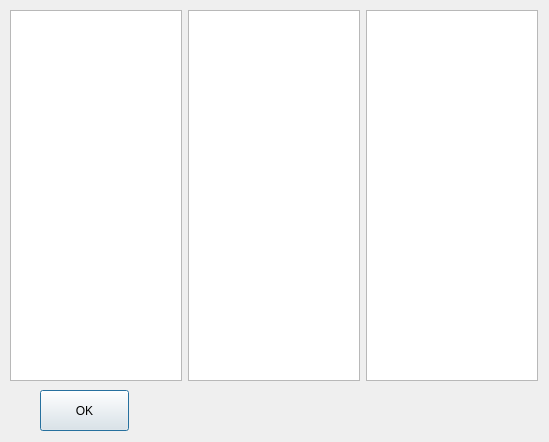
<?xml version="1.0" encoding="UTF-8"?>
<ui version="4.0">
 <class>Dialog</class>
 <widget class="QDialog" name="Dialog">
  <property name="geometry">
   <rect>
    <x>0</x>
    <y>0</y>
    <width>549</width>
    <height>442</height>
   </rect>
  </property>
  <property name="windowTitle">
   <string>Dialog</string>
  </property>
  <widget class="QWidget" name="horizontalLayoutWidget">
   <property name="geometry">
    <rect>
     <x>10</x>
     <y>10</y>
     <width>528</width>
     <height>371</height>
    </rect>
   </property>
   <layout class="QHBoxLayout" name="horizontalLayout">
    <item>
     <widget class="QListWidget" name="listWidgetLeft"/>
    </item>
    <item>
     <widget class="QListWidget" name="listWidgetRight"/>
    </item>
    <item>
     <widget class="QListWidget" name="listWidgetPairs"/>
    </item>
   </layout>
  </widget>
  <widget class="QPushButton" name="pushButtonExit">
   <property name="geometry">
    <rect>
     <x>40</x>
     <y>390</y>
     <width>89</width>
     <height>41</height>
    </rect>
   </property>
   <property name="text">
    <string>OK</string>
   </property>
  </widget>
 </widget>
 <resources/>
 <connections/>
</ui>
